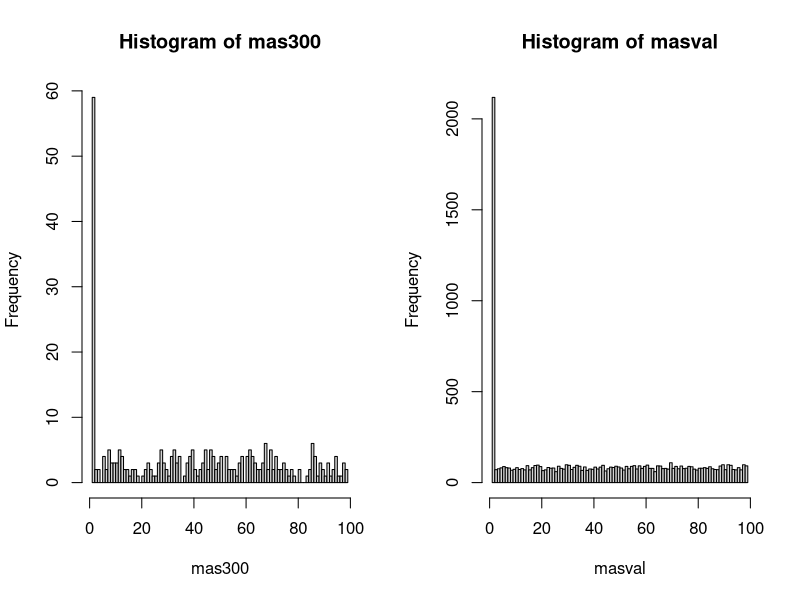

Generate this figure with R:
fn = function(a)
{
		for(i in 1:100)
		{
			if (a > 0 & a < masprob[i])
			{
				return (i)
			}
			if (a >= masprob[i] & a < masprob[i + 1])
				return (i)
		}
}
masprob <- double (100)
masval <- integer (10000)
mas30 <- integer (30)
mas300 <- integer (300)
masprob[1]<-0.2
for (i in 2:100){
	masprob[i]<-(masprob[i - 1] + 0.8/99)
}
for (i in 1:10000){
	masval[i] <- fn(runif(1, 0, 1))
}
for (i in 1:300)
{
	mas300[i] <- masval[sample(1:10000, 1)]
}
i <- 0
while (i <= 30)
{
	k <- 0
	a <- masval[sample(1:10000, 1)]
	for (j in 1:30)
	{
		if (a == mas30[j])
		{
			k <- 1
		}
	}
	if(k == 0){
		mas30[i] <- a
		i <- i + 1
	}
}

Mx <- 0
j <- 0
for(j in 2:100)
{
	Mx <- Mx + (j * (0.8/99)) 
}
cat("M(x)_discr = ", Mx)
Dx <- 0
Mx2 <- 0
j <- 0
for(j in 2:100)
{
	Mx2 <- Mx2 + ((j * j) * (0.8/99)) 
}
 
Dx <- Mx2 - (Mx * Mx)
cat("\nD(x)_discr = ", Dx, "\n")

cat ("\nM(x) from 30 = ", mean(mas30))
cat ("\nD(x) from 30 = ", var(mas30),"\n")

cat ("\nM(x) from 300 = ", mean(mas300))
cat ("\nD(x) from 300 = ", var(mas300),"\n")

par (mfrow = c(1,2))
hist(mas300, type = "1",breaks = 100)
#hist(mas300, breaks = 100)
#hist(masval, breaks = 100)
hist(masval, type = "2",breaks = 100)